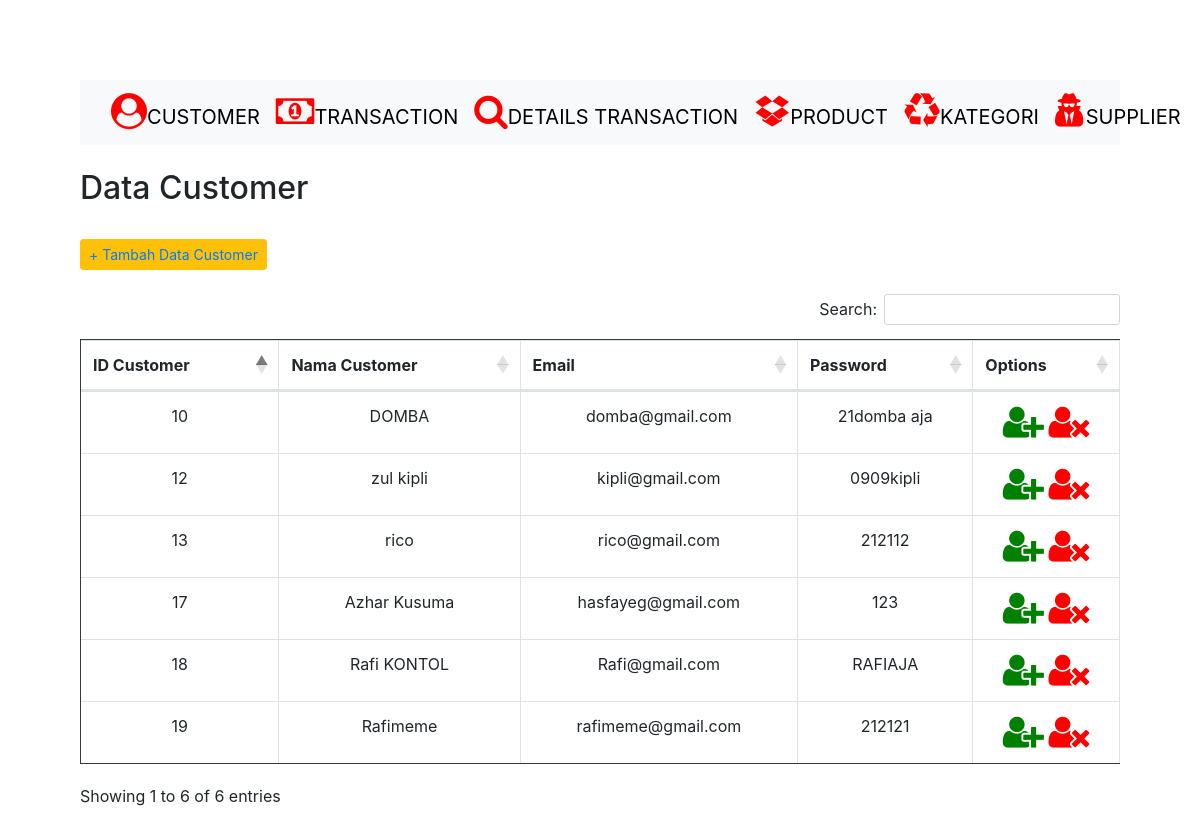
The page /PHP/customer.php/index.php on the database its author committed.
### tables this page shows
CREATE TABLE `customer` (
  `customerID` int(11) NOT NULL,
  `username` varchar(100) DEFAULT NULL,
  `email` varchar(100) DEFAULT NULL,
  `password` varchar(100) DEFAULT NULL
);

### PHP/customer.php/index.php (the view, shortened to what this page needs)
<?php
include 'header.php';
?>
<div id="main-content">
    <h2>Data Customer</h2>
    <br><button type="button" class="btn btn-warning btn-sm"> <a href="add_customer.php">+ Tambah Data Customer</a></button> <br> <br>
    <?php
    include 'database.php';
    $sql = "SELECT * FROM customer";
    $result = mysqli_query($conn, $sql) or die("Query Bermasalah");
    if (mysqli_num_rows($result) > 0) {
    ?>
        <table id="datatable" class="table table-white table-bordered border-dark" style="text-align: center;">
            <thead>
                <th>ID Customer</th>
                <th>Nama Customer</th>
                <th>Email</th>
                <th>Password</th>
                <th>Options</th>
            </thead>
            <tbody>
                <?php
                while ($row = mysqli_fetch_assoc($result)) {
                ?>
                    <tr>
                        <td><?php echo $row['customerID']; ?></td>
                        <td><?php echo $row['username']; ?></td>
                        <td><?php echo $row['email']; ?></td>
                        <td><?php echo $row['password']; ?></td>
                        <td>
                            <a href='update_customer.php?customerID=<?php echo $row['customerID']; ?>'><i class="fa fa-user-plus" style="font-size:36px;color:green"></i></a>
                            <a href='delete_customer.php?customerID=<?php echo $row['customerID']; ?>'><i class="fa fa-user-times" style="font-size:36px;color:red"></i></a>
                        </td>
                    </tr>
                <?php } ?>
            </tbody>
        </table>
    <?php } else {
        echo "<h2>No Record Found</h2>";
    }
    ?>
</div>
</body>
</html>

### PHP/customer.php/header.php (shortened to what this page needs)
<!DOCTYPE html>
<html lang="en">
<head>
    <link rel="stylesheet" href="https://cdn.jsdelivr.net/npm/bootstrap@5.3.0-alpha1/dist/css/bootstrap.min.css">
    <link rel="stylesheet" href="https://cdnjs.cloudflare.com/ajax/libs/twitter-bootstrap/4.5.2/css/bootstrap.css">
    <link rel="stylesheet" href="https://cdn.datatables.net/1.13.2/css/dataTables.bootstrap4.min.css">
    <link rel="stylesheet" href="https://cdnjs.cloudflare.com/ajax/libs/font-awesome/4.7.0/css/font-awesome.min.css">
</head>
<body style="padding:5rem;">
    <nav class="navbar navbar-expand-lg bg-body-tertiary"">
        <div class=" container-fluid">
        <a class="navbar-brand" href="http://localhost/Toko-Online/PHP/customer.php/index.php"><i class="fa fa-user-circle" style="font-size:36px;color:red"></i>CUSTOMER</a>
        <a class="navbar-brand" href="http://localhost/Toko-Online/PHP/transaksi.php/index.php"><i class="fa fa-money" style="font-size:36px;color:red"></i>TRANSACTION</a>
        <a class="navbar-brand" href="http://localhost/Toko-Online/PHP/transaksidetail.php/index.php"><i class="fa fa-search" style="font-size:36px;color:red"></i>DETAILS TRANSACTION</a>
        <a class="navbar-brand" href="http://localhost/Toko-Online/PHP/product.php/index.php"><i class="fa fa-dropbox" style="font-size:36px;color:red"></i>PRODUCT</a>
        <a class="navbar-brand" href="http://localhost/Toko-Online/PHP/kategori.php/index.php"><i class="fa fa-recycle" style="font-size:36px;color:red"></i>KATEGORI</a>
        <a class="navbar-brand" href="http://localhost/Toko-Online/PHP/supplier.php/index.php"><i class="fa fa-user-secret" style="font-size:36px;color:red"></i>SUPPLIER</a>
        </div>
    </nav>
    <br>

### rows shown on the page
customer: customerID "10", username "DOMBA", email "domba@gmail.com", password "21domba aja"
customer: customerID "12", username "zul kipli", email "kipli@gmail.com", password "0909kipli"
customer: customerID "13", username "rico", email "rico@gmail.com", password "212112"
customer: customerID "17", username "Azhar Kusuma", email "hasfayeg@gmail.com", password "123"
customer: customerID "18", username "Rafi KONTOL", email "Rafi@gmail.com", password "RAFIAJA"
customer: customerID "19", username "Rafimeme", email "rafimeme@gmail.com", password "212121"
